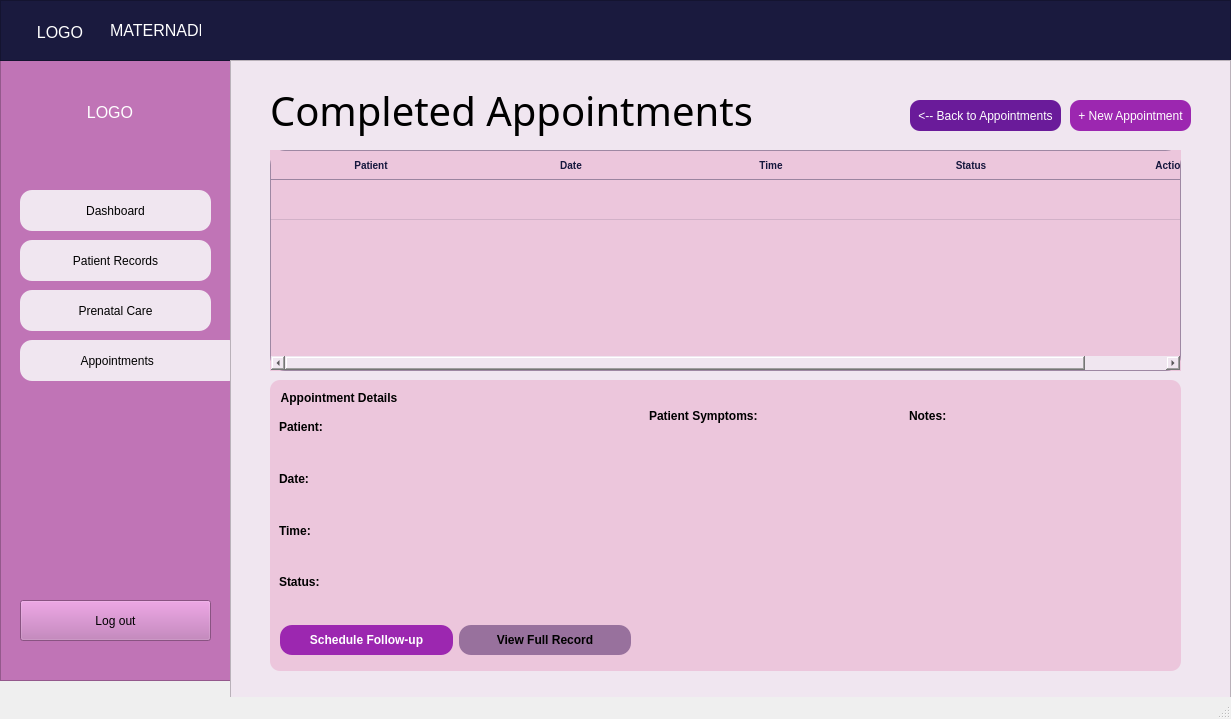
<?xml version="1.0" encoding="UTF-8"?>
<ui version="4.0">
 <class>MainWindow</class>
 <widget class="QMainWindow" name="MainWindow">
  <property name="geometry">
   <rect>
    <x>0</x>
    <y>0</y>
    <width>1231</width>
    <height>719</height>
   </rect>
  </property>
  <property name="windowTitle">
   <string>MainWindow</string>
  </property>
  <widget class="QWidget" name="centralwidget">
   <widget class="QFrame" name="frame">
    <property name="geometry">
     <rect>
      <x>0</x>
      <y>60</y>
      <width>231</width>
      <height>621</height>
     </rect>
    </property>
    <property name="styleSheet">
     <string notr="true"> background-color: rgb(192, 116, 182)</string>
    </property>
    <property name="frameShape">
     <enum>QFrame::StyledPanel</enum>
    </property>
    <property name="frameShadow">
     <enum>QFrame::Raised</enum>
    </property>
    <widget class="QPushButton" name="pushButton">
     <property name="geometry">
      <rect>
       <x>20</x>
       <y>130</y>
       <width>191</width>
       <height>41</height>
      </rect>
     </property>
     <property name="styleSheet">
      <string notr="true">background-color: rgb(240, 230, 240);
border-radius: 12px;</string>
     </property>
     <property name="text">
      <string>Dashboard</string>
     </property>
    </widget>
    <widget class="QPushButton" name="pushButton_2">
     <property name="geometry">
      <rect>
       <x>20</x>
       <y>180</y>
       <width>191</width>
       <height>41</height>
      </rect>
     </property>
     <property name="styleSheet">
      <string notr="true">background-color: rgb(240, 230, 240);
border-radius: 12px;</string>
     </property>
     <property name="text">
      <string>Patient Records</string>
     </property>
    </widget>
    <widget class="QPushButton" name="pushButton_3">
     <property name="geometry">
      <rect>
       <x>20</x>
       <y>230</y>
       <width>191</width>
       <height>41</height>
      </rect>
     </property>
     <property name="styleSheet">
      <string notr="true">background-color: rgb(240, 230, 240);
border-radius: 12px;</string>
     </property>
     <property name="text">
      <string>Prenatal Care</string>
     </property>
    </widget>
    <widget class="QPushButton" name="pushButton_4">
     <property name="geometry">
      <rect>
       <x>20</x>
       <y>280</y>
       <width>221</width>
       <height>41</height>
      </rect>
     </property>
     <property name="styleSheet">
      <string notr="true">background-color: rgb(240, 230, 240);
border-radius: 12px;</string>
     </property>
     <property name="text">
      <string>Appointments        </string>
     </property>
    </widget>
    <widget class="QPushButton" name="pushButton_5">
     <property name="geometry">
      <rect>
       <x>20</x>
       <y>540</y>
       <width>191</width>
       <height>41</height>
      </rect>
     </property>
     <property name="text">
      <string>Log out</string>
     </property>
    </widget>
    <widget class="QLabel" name="label_10">
     <property name="geometry">
      <rect>
       <x>60</x>
       <y>30</y>
       <width>100</width>
       <height>45</height>
      </rect>
     </property>
     <property name="sizePolicy">
      <sizepolicy hsizetype="Expanding" vsizetype="Expanding">
       <horstretch>0</horstretch>
       <verstretch>0</verstretch>
      </sizepolicy>
     </property>
     <property name="minimumSize">
      <size>
       <width>100</width>
       <height>45</height>
      </size>
     </property>
     <property name="font">
      <font>
       <family>Segoe UI</family>
       <pointsize>12</pointsize>
       <bold>false</bold>
      </font>
     </property>
     <property name="styleSheet">
      <string notr="true">color: rgb(255, 255, 255);</string>
     </property>
     <property name="text">
      <string>LOGO</string>
     </property>
     <property name="alignment">
      <set>Qt::AlignCenter</set>
     </property>
    </widget>
   </widget>
   <widget class="QFrame" name="frame_2">
    <property name="geometry">
     <rect>
      <x>0</x>
      <y>0</y>
      <width>1231</width>
      <height>61</height>
     </rect>
    </property>
    <property name="styleSheet">
     <string notr="true">background-color: rgb(26, 26, 62)
</string>
    </property>
    <property name="frameShape">
     <enum>QFrame::StyledPanel</enum>
    </property>
    <property name="frameShadow">
     <enum>QFrame::Raised</enum>
    </property>
    <widget class="QLabel" name="label_2">
     <property name="geometry">
      <rect>
       <x>110</x>
       <y>20</y>
       <width>91</width>
       <height>21</height>
      </rect>
     </property>
     <property name="font">
      <font>
       <family>Segoe UI</family>
       <pointsize>12</pointsize>
       <bold>false</bold>
      </font>
     </property>
     <property name="styleSheet">
      <string notr="true">color: rgb(255, 255, 255);</string>
     </property>
     <property name="text">
      <string>MATERNADB</string>
     </property>
    </widget>
    <widget class="QLabel" name="label_9">
     <property name="geometry">
      <rect>
       <x>10</x>
       <y>10</y>
       <width>100</width>
       <height>45</height>
      </rect>
     </property>
     <property name="sizePolicy">
      <sizepolicy hsizetype="Expanding" vsizetype="Expanding">
       <horstretch>0</horstretch>
       <verstretch>0</verstretch>
      </sizepolicy>
     </property>
     <property name="minimumSize">
      <size>
       <width>100</width>
       <height>45</height>
      </size>
     </property>
     <property name="font">
      <font>
       <family>Segoe UI</family>
       <pointsize>12</pointsize>
       <bold>false</bold>
      </font>
     </property>
     <property name="styleSheet">
      <string notr="true">color: rgb(255, 255, 255);</string>
     </property>
     <property name="text">
      <string>LOGO</string>
     </property>
     <property name="alignment">
      <set>Qt::AlignCenter</set>
     </property>
    </widget>
   </widget>
   <widget class="QFrame" name="frame_3">
    <property name="geometry">
     <rect>
      <x>230</x>
      <y>60</y>
      <width>1001</width>
      <height>641</height>
     </rect>
    </property>
    <property name="font">
     <font>
      <family>Nirmala UI Semilight</family>
     </font>
    </property>
    <property name="styleSheet">
     <string notr="true">background-color: rgb(240, 230, 240)</string>
    </property>
    <property name="frameShape">
     <enum>QFrame::StyledPanel</enum>
    </property>
    <property name="frameShadow">
     <enum>QFrame::Raised</enum>
    </property>
    <widget class="QLabel" name="label">
     <property name="geometry">
      <rect>
       <x>40</x>
       <y>20</y>
       <width>581</width>
       <height>61</height>
      </rect>
     </property>
     <property name="font">
      <font>
       <family>Arial Black</family>
       <pointsize>30</pointsize>
      </font>
     </property>
     <property name="text">
      <string>Completed Appointments</string>
     </property>
    </widget>
    <widget class="QPushButton" name="pushButton_6">
     <property name="geometry">
      <rect>
       <x>840</x>
       <y>40</y>
       <width>121</width>
       <height>31</height>
      </rect>
     </property>
     <property name="styleSheet">
      <string notr="true">background-color: rgb(156, 39, 176);
color: rgb(255, 255, 255);
border-radius: 10px;</string>
     </property>
     <property name="text">
      <string>+ New Appointment</string>
     </property>
    </widget>
    <widget class="QPushButton" name="pushButton_7">
     <property name="geometry">
      <rect>
       <x>680</x>
       <y>40</y>
       <width>151</width>
       <height>31</height>
      </rect>
     </property>
     <property name="styleSheet">
      <string notr="true">background-color: rgb(106, 27, 154);
color: rgb(255, 255, 255);
border-radius: 10px;</string>
     </property>
     <property name="text">
      <string>&lt;-- Back to Appointments</string>
     </property>
    </widget>
    <widget class="QTableWidget" name="left_prescription_date_and_purpose">
     <property name="geometry">
      <rect>
       <x>40</x>
       <y>90</y>
       <width>911</width>
       <height>221</height>
      </rect>
     </property>
     <property name="autoFillBackground">
      <bool>true</bool>
     </property>
     <property name="styleSheet">
      <string notr="true">QTableWidget {
    background-color:rgb(236, 198, 220);
    border: 1px solid rgb(158, 136, 163);
    border-radius: 15px;
}

QTableWidget::item {
    background-color: rgb(236, 198, 220);
    color: rgb(21, 23, 61);
    padding: 8px;
    border: none;
    border-bottom: 1px solid rgb(210, 177, 200);
}

QTableWidget::item:selected {
    background-color: black;
    color: rgb(21, 23, 61);
}

QHeaderView::section {
    background-color: rgb(236, 198, 220);
    color: rgb(21, 23, 61);
    font-weight: bold;
    font-size: 10px;
    border: none;
    border-bottom: 1px solid rgb(155, 132, 160);
    padding: 5px;
}

QScrollBar:vertical {
    background: white;
    width: 6px;
    border-radius: 3px;
}

QScrollBar::handle:vertical {
    background: rgb(178, 100, 168);
    border-radius: 3px;
}</string>
     </property>
     <property name="verticalScrollBarPolicy">
      <enum>Qt::ScrollBarAsNeeded</enum>
     </property>
     <property name="editTriggers">
      <set>QAbstractItemView::NoEditTriggers</set>
     </property>
     <property name="alternatingRowColors">
      <bool>false</bool>
     </property>
     <property name="selectionBehavior">
      <enum>QAbstractItemView::SelectRows</enum>
     </property>
     <property name="verticalScrollMode">
      <enum>QAbstractItemView::ScrollPerPixel</enum>
     </property>
     <property name="horizontalScrollMode">
      <enum>QAbstractItemView::ScrollPerPixel</enum>
     </property>
     <property name="showGrid">
      <bool>false</bool>
     </property>
     <property name="columnCount">
      <number>5</number>
     </property>
     <attribute name="horizontalHeaderCascadingSectionResizes">
      <bool>false</bool>
     </attribute>
     <attribute name="horizontalHeaderMinimumSectionSize">
      <number>32</number>
     </attribute>
     <attribute name="horizontalHeaderDefaultSectionSize">
      <number>200</number>
     </attribute>
     <attribute name="horizontalHeaderHighlightSections">
      <bool>true</bool>
     </attribute>
     <attribute name="horizontalHeaderShowSortIndicator" stdset="0">
      <bool>false</bool>
     </attribute>
     <attribute name="horizontalHeaderStretchLastSection">
      <bool>true</bool>
     </attribute>
     <attribute name="verticalHeaderVisible">
      <bool>false</bool>
     </attribute>
     <attribute name="verticalHeaderCascadingSectionResizes">
      <bool>false</bool>
     </attribute>
     <attribute name="verticalHeaderDefaultSectionSize">
      <number>40</number>
     </attribute>
     <row>
      <property name="text">
       <string>#0001</string>
      </property>
     </row>
     <column>
      <property name="text">
       <string>Patient</string>
      </property>
     </column>
     <column>
      <property name="text">
       <string>Date</string>
      </property>
     </column>
     <column>
      <property name="text">
       <string>Time</string>
      </property>
     </column>
     <column>
      <property name="text">
       <string>Status</string>
      </property>
     </column>
     <column>
      <property name="text">
       <string>Action</string>
      </property>
     </column>
    </widget>
    <widget class="QWidget" name="widget" native="true">
     <property name="geometry">
      <rect>
       <x>40</x>
       <y>320</y>
       <width>911</width>
       <height>291</height>
      </rect>
     </property>
     <property name="styleSheet">
      <string notr="true">background-color: rgb(236, 198, 220);
border-radius: 10px;
</string>
     </property>
     <widget class="QGroupBox" name="groupBox">
      <property name="geometry">
       <rect>
        <x>9</x>
        <y>9</y>
        <width>891</width>
        <height>221</height>
       </rect>
      </property>
      <property name="font">
       <font>
        <bold>true</bold>
       </font>
      </property>
      <property name="styleSheet">
       <string notr="true">background-color: rgb(236, 198, 220);</string>
      </property>
      <property name="title">
       <string>Appointment Details</string>
      </property>
      <widget class="QWidget" name="widget_2" native="true">
       <property name="geometry">
        <rect>
         <x>0</x>
         <y>20</y>
         <width>371</width>
         <height>201</height>
        </rect>
       </property>
       <layout class="QVBoxLayout" name="verticalLayout_2">
        <item>
         <widget class="QLabel" name="label_3">
          <property name="text">
           <string>&lt;b&gt;Patient:&lt;/b&gt;</string>
          </property>
         </widget>
        </item>
        <item>
         <widget class="QFrame" name="frame_4">
          <property name="frameShape">
           <enum>QFrame::HLine</enum>
          </property>
          <property name="frameShadow">
           <enum>QFrame::Sunken</enum>
          </property>
         </widget>
        </item>
        <item>
         <widget class="QLabel" name="label_4">
          <property name="text">
           <string>&lt;b&gt;Date:&lt;/b&gt;</string>
          </property>
         </widget>
        </item>
        <item>
         <widget class="QFrame" name="frame_5">
          <property name="frameShape">
           <enum>QFrame::HLine</enum>
          </property>
          <property name="frameShadow">
           <enum>QFrame::Sunken</enum>
          </property>
         </widget>
        </item>
        <item>
         <widget class="QLabel" name="label_5">
          <property name="text">
           <string>&lt;b&gt;Time:&lt;/b&gt;</string>
          </property>
         </widget>
        </item>
        <item>
         <widget class="QFrame" name="frame_6">
          <property name="frameShape">
           <enum>QFrame::HLine</enum>
          </property>
          <property name="frameShadow">
           <enum>QFrame::Sunken</enum>
          </property>
         </widget>
        </item>
        <item>
         <widget class="QLabel" name="label_6">
          <property name="text">
           <string>&lt;b&gt;Status:&lt;/b&gt;</string>
          </property>
         </widget>
        </item>
        <item>
         <widget class="QFrame" name="frame_7">
          <property name="frameShape">
           <enum>QFrame::HLine</enum>
          </property>
          <property name="frameShadow">
           <enum>QFrame::Sunken</enum>
          </property>
         </widget>
        </item>
       </layout>
      </widget>
      <widget class="QWidget" name="widget_3" native="true">
       <property name="geometry">
        <rect>
         <x>370</x>
         <y>20</y>
         <width>261</width>
         <height>201</height>
        </rect>
       </property>
       <layout class="QVBoxLayout" name="verticalLayout_3">
        <item>
         <widget class="QLabel" name="label_7">
          <property name="text">
           <string>&lt;b&gt;Patient Symptoms:&lt;/b&gt;</string>
          </property>
         </widget>
        </item>
        <item>
         <widget class="QTextEdit" name="textEdit"/>
        </item>
       </layout>
      </widget>
      <widget class="QWidget" name="widget_4" native="true">
       <property name="geometry">
        <rect>
         <x>630</x>
         <y>20</y>
         <width>261</width>
         <height>201</height>
        </rect>
       </property>
       <layout class="QVBoxLayout" name="verticalLayout_4">
        <item>
         <widget class="QLabel" name="label_8">
          <property name="text">
           <string>&lt;b&gt;Notes:&lt;/b&gt;</string>
          </property>
         </widget>
        </item>
        <item>
         <widget class="QTextEdit" name="textEdit_2"/>
        </item>
       </layout>
      </widget>
     </widget>
     <widget class="QWidget" name="widget_5" native="true">
      <property name="geometry">
       <rect>
        <x>10</x>
        <y>230</y>
        <width>351</width>
        <height>61</height>
       </rect>
      </property>
      <layout class="QHBoxLayout" name="horizontalLayout">
       <item>
        <widget class="QPushButton" name="pushButton_8">
         <property name="styleSheet">
          <string notr="true">background-color: rgb(156, 39, 176);
color: white;
border: none;
padding: 8px 16px;
font-weight: bold;
border-radius: 12px;</string>
         </property>
         <property name="text">
          <string>Schedule Follow-up</string>
         </property>
        </widget>
       </item>
       <item>
        <widget class="QPushButton" name="pushButton_9">
         <property name="styleSheet">
          <string notr="true">background-color: #98719D;
color: black;
border: none;
padding: 8px 16px;
font-weight: bold;
border-radius: 12px;</string>
         </property>
         <property name="text">
          <string>View Full Record</string>
         </property>
        </widget>
       </item>
      </layout>
     </widget>
    </widget>
   </widget>
  </widget>
  <widget class="QMenuBar" name="menubar">
   <property name="geometry">
    <rect>
     <x>0</x>
     <y>0</y>
     <width>1231</width>
     <height>22</height>
    </rect>
   </property>
  </widget>
  <widget class="QStatusBar" name="statusbar"/>
 </widget>
 <resources/>
 <connections/>
</ui>
